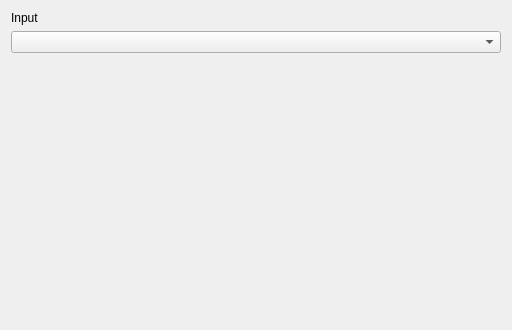
<?xml version="1.0" encoding="UTF-8"?>
<ui version="4.0">
 <class>MainWindow</class>
 <widget class="QDialog" name="MainWindow">
  <property name="geometry">
   <rect>
    <x>0</x>
    <y>0</y>
    <width>512</width>
    <height>330</height>
   </rect>
  </property>
  <property name="windowTitle">
   <string>Audio Spectrum</string>
  </property>
  <layout class="QVBoxLayout" name="verticalLayout">
   <item>
    <widget class="QLabel" name="label_3">
     <property name="text">
      <string>Input</string>
     </property>
    </widget>
   </item>
   <item>
    <widget class="QComboBox" name="comboBox_input"/>
   </item>
   <item>
    <widget class="LevelMeterWidget" name="widget_input_level" native="true">
     <property name="minimumSize">
      <size>
       <width>0</width>
       <height>8</height>
      </size>
     </property>
     <property name="maximumSize">
      <size>
       <width>16777215</width>
       <height>8</height>
      </size>
     </property>
    </widget>
   </item>
   <item>
    <widget class="WaveWidget" name="widget_wave" native="true">
     <property name="sizePolicy">
      <sizepolicy hsizetype="Preferred" vsizetype="Expanding">
       <horstretch>0</horstretch>
       <verstretch>0</verstretch>
      </sizepolicy>
     </property>
    </widget>
   </item>
  </layout>
 </widget>
 <customwidgets>
  <customwidget>
   <class>LevelMeterWidget</class>
   <extends>QWidget</extends>
   <header>LevelMeterWidget.h</header>
   <container>1</container>
  </customwidget>
  <customwidget>
   <class>WaveWidget</class>
   <extends>QWidget</extends>
   <header>WaveWidget.h</header>
   <container>1</container>
  </customwidget>
 </customwidgets>
 <resources/>
 <connections/>
</ui>
